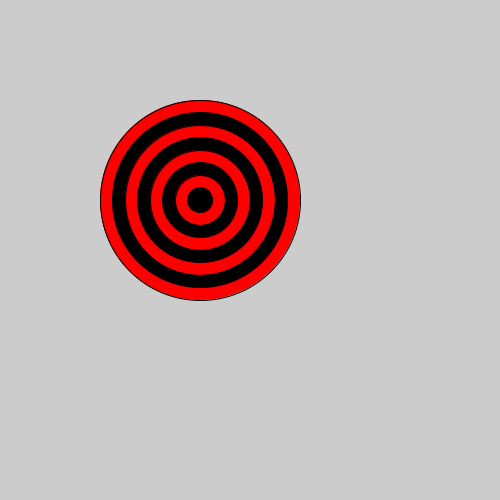
Frame 1 (no input)
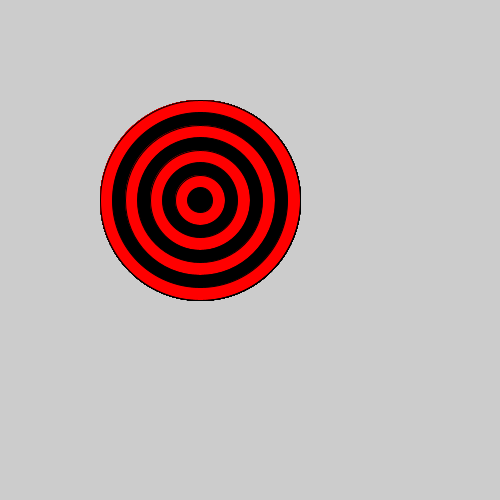
Frame 60 (the mouse pressed at the canvas centre just before this capture)
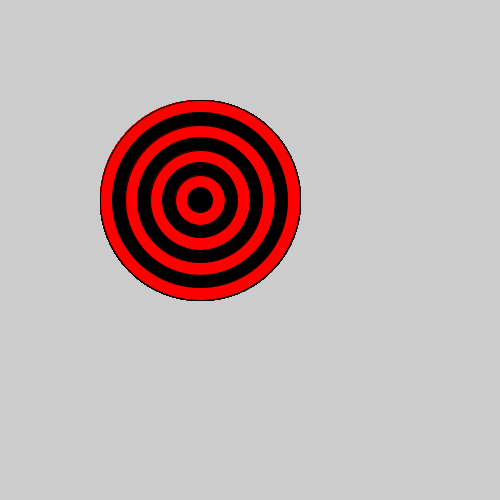
Frame 120 (the mouse held since frame 60 and released just before this capture)

The Processing sketch that drew these frames (run headless with seeded random() and noise(); from frame 60 on, the mouse is pressed at the canvas centre):

// Processing sketch: Bullsseye
// ── Bullsseye.pde
int Y=50;
 int X=60;
void setup() {
size(500, 500);
}
void draw() {

 for (int i=8;0<i;i--) {
  fill(0, 0, 0); 
  if  (i%2==0) {
  fill (255, 0, 0);
  }
    ellipse(200, 200, i*25,i*25 );
 }
}
